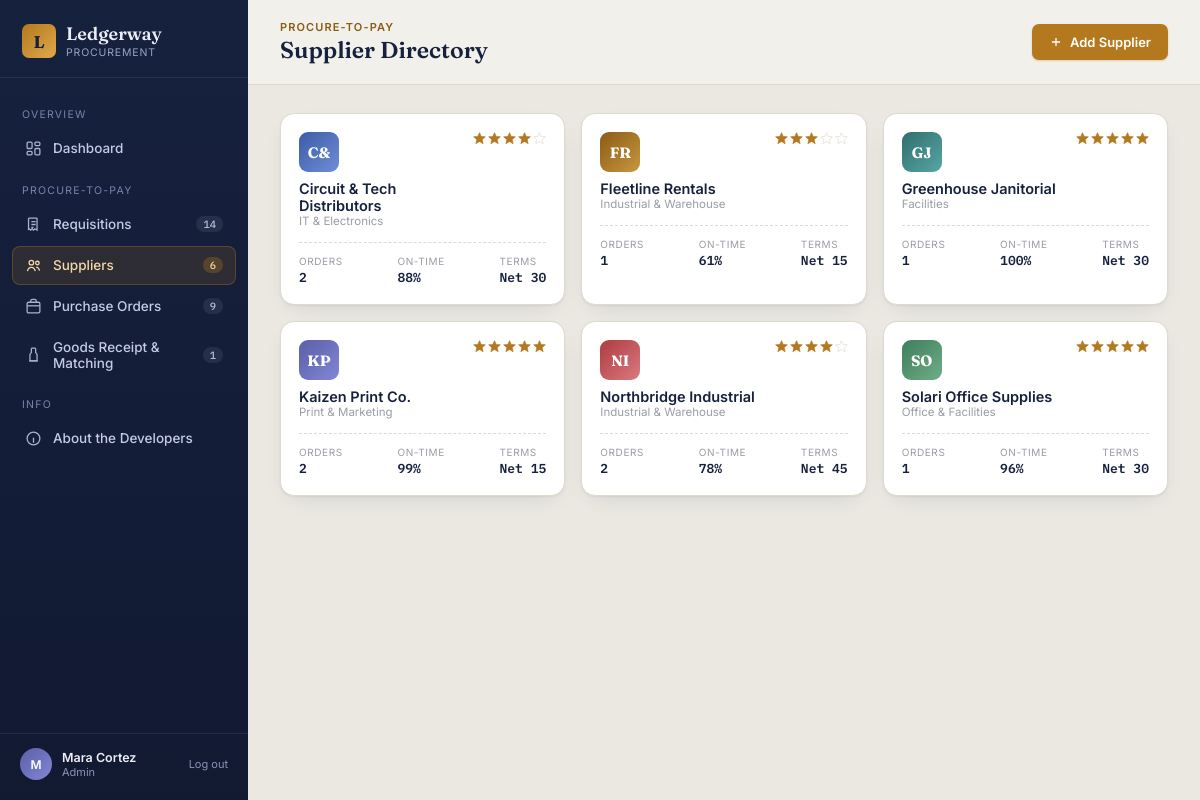
Page /suppliers.php (signed in) on the committed database.
### tables this page shows
CREATE TABLE users (
  user_id INT AUTO_INCREMENT PRIMARY KEY,
  name VARCHAR(100) NOT NULL,
  email VARCHAR(150) NOT NULL UNIQUE,
  password_hash VARCHAR(255) NOT NULL,
  role ENUM('employee','manager','procurement_officer','admin') NOT NULL DEFAULT 'employee',
  department_id INT NULL,
  created_at TIMESTAMP DEFAULT CURRENT_TIMESTAMP,
  FOREIGN KEY (department_id) REFERENCES departments(department_id) ON DELETE SET NULL
);

CREATE TABLE suppliers (
  supplier_id INT AUTO_INCREMENT PRIMARY KEY,
  name VARCHAR(150) NOT NULL,
  category VARCHAR(100) NOT NULL,
  contact_name VARCHAR(100),
  email VARCHAR(150),
  phone VARCHAR(50),
  address VARCHAR(255),
  payment_terms VARCHAR(50) DEFAULT 'Net 30',
  contract_start DATE NULL,
  contract_end DATE NULL,
  status ENUM('active','inactive') NOT NULL DEFAULT 'active',
  created_at TIMESTAMP DEFAULT CURRENT_TIMESTAMP
);

### includes/auth.php (called while the page is built, shortened)
<?php
function current_user($pdo) {
    static $cached = null;
    if ($cached) return $cached;
    $stmt = $pdo->prepare("SELECT u.*, d.name AS department_name FROM users u
                            LEFT JOIN departments d ON d.department_id = u.department_id
                            WHERE u.user_id = ?");
    $stmt->execute([$_SESSION['user_id']]);
    $cached = $stmt->fetch();
    return $cached;
}
function has_role($roles) {
    $role = $_SESSION['role'] ?? null;
    if ($role === 'admin') return true;
    return in_array($role, (array)$roles, true);
}

### suppliers.php (the view, shortened to what this page needs)
<?php
require __DIR__ . '/config/db.php';
require __DIR__ . '/includes/auth.php';
require __DIR__ . '/includes/functions.php';
$me = current_user($pdo);
$suppliers = $pdo->query("
    SELECT s.*,
           COALESCE(AVG(r.delivery_score),0) avg_delivery,
           COALESCE(AVG(r.quality_score),0) avg_quality,
           COALESCE(AVG(r.cost_score),0) avg_cost,
           (SELECT COUNT(*) FROM purchase_orders po WHERE po.supplier_id = s.supplier_id) order_count
    FROM suppliers s
    LEFT JOIN supplier_ratings r ON r.supplier_id = s.supplier_id
    GROUP BY s.supplier_id
    ORDER BY s.name
")->fetchAll();
$logoColors = ['#3B5BA6,#6E8FD6', '#8A5C15,#C9973F', '#2E6F6E,#57A6A4', '#5B5FA6,#8286D6', '#AD3B41,#D97A7F', '#3F7D5C,#6FAE87'];
$active = 'suppliers';
$pageEyebrow = 'Procure-to-Pay';
$pageTitle = 'Supplier Directory';
$mainBtn = has_role(['procurement_officer','admin']) ? ['label' => 'Add Supplier', 'modal' => 'modal-new-supplier'] : null;
require __DIR__ . '/includes/header.php';
?>
<div class="supplier-grid">
  <?php foreach ($suppliers as $i => $s):
      $overall = ($s['avg_delivery'] + $s['avg_quality'] + $s['avg_cost']) / 3;
      $gradient = $logoColors[$i % count($logoColors)];
      $initials = strtoupper(substr(preg_replace('/[^A-Za-z ]/','',$s['name']),0,1) . (strpos($s['name'],' ') ? substr($s['name'], strpos($s['name'],' ')+1, 1) : ''));
  ?>
  <div class="supplier-card linked" onclick="location.href='supplier_view.php?id=<?= $s['supplier_id'] ?>'">
    <div class="supplier-top">
      <div>
        <div class="supplier-logo" style="background:linear-gradient(135deg,<?= $gradient ?>)"><?= e($initials) ?></div>
        <div class="supplier-name" style="margin-top:8px;"><?= e($s['name']) ?></div>
        <div class="supplier-cat"><?= e($s['category']) ?></div>
      </div>
      <?= stars($overall) ?>
    </div>
    <div class="supplier-meta">
      <div class="meta-block"><div class="meta-label">Orders</div><div class="meta-val"><?= (int)$s['order_count'] ?></div></div>
      <div class="meta-block"><div class="meta-label">On-time</div><div class="meta-val"><?= round($s['avg_delivery']) ?>%</div></div>
      <div class="meta-block"><div class="meta-label">Terms</div><div class="meta-val"><?= e($s['payment_terms']) ?></div></div>
    </div>
  </div>
  <?php endforeach; ?>
</div>
<?php require __DIR__ . '/includes/footer.php'; ?>

### includes/header.php (shortened to what this page needs)
<?php
$me = current_user($pdo);
$active      = $active ?? 'dashboard';
$pageEyebrow = $pageEyebrow ?? 'Overview';
$pageTitle   = $pageTitle ?? 'Ledgerway';
$mainBtn     = $mainBtn ?? null;
function nav_count($pdo, $sql) {
    try { return (int)$pdo->query($sql)->fetchColumn(); } catch (\Throwable $e) { return 0; }
}
$countReq   = nav_count($pdo, "SELECT COUNT(*) FROM requisitions");
$countSup   = nav_count($pdo, "SELECT COUNT(*) FROM suppliers");
$countPO    = nav_count($pdo, "SELECT COUNT(*) FROM purchase_orders");
$countMatch = nav_count($pdo, "SELECT COUNT(*) FROM invoice_matching WHERE match_status != 'matched' OR payment_approved = 0");
?>
<!DOCTYPE html>
<html lang="en">
<head>
<link rel="stylesheet" href="assets/css/style.css">
</head>
<body>
<div class="app">
  <aside class="sidebar">
    <div class="brand">
      <div class="brand-mark">L</div>
      <div>
        <div class="brand-name">Ledgerway</div>
        <div class="brand-sub">Procurement</div>
      </div>
    </div>
    <nav class="nav">
      <div class="nav-label">Overview</div>
      <a class="nav-item <?= $active==='dashboard'?'active':'' ?>" href="index.php">
        <svg viewBox="0 0 24 24" fill="none" stroke="currentColor" stroke-width="1.8"><rect x="3" y="3" width="7" height="9" rx="1.5"/><rect x="14" y="3" width="7" height="5" rx="1.5"/><rect x="14" y="12" width="7" height="9" rx="1.5"/><rect x="3" y="16" width="7" height="5" rx="1.5"/></svg>
        Dashboard
      </a>
      <div class="nav-label">Procure-to-Pay</div>
      <a class="nav-item <?= $active==='requisitions'?'active':'' ?>" href="requisitions.php">
        <svg viewBox="0 0 24 24" fill="none" stroke="currentColor" stroke-width="1.8"><path d="M8 3h8a1 1 0 0 1 1 1v16l-3-2-2 2-2-2-2 2-2-2-1 .7V4a1 1 0 0 1 1-1z"/><path d="M9 8h6M9 12h6M9 16h3"/></svg>
        Requisitions <span class="nav-count"><?= $countReq ?></span>
      </a>
      <a class="nav-item <?= $active==='suppliers'?'active':'' ?>" href="suppliers.php">
        <svg viewBox="0 0 24 24" fill="none" stroke="currentColor" stroke-width="1.8"><circle cx="9" cy="8" r="3.2"/><path d="M3.5 20c.7-3.4 3-5.3 5.5-5.3S13.8 16.6 14.5 20"/><circle cx="17.5" cy="8.5" r="2.5"/><path d="M15.8 14.3c2.4.2 4.1 2 4.7 5"/></svg>
        Suppliers <span class="nav-count"><?= $countSup ?></span>
      </a>
      <a class="nav-item <?= $active==='orders'?'active':'' ?>" href="purchase_orders.php">
        <svg viewBox="0 0 24 24" fill="none" stroke="currentColor" stroke-width="1.8"><rect x="3" y="6" width="18" height="15" rx="2"/><path d="M8 6V4.5A2.5 2.5 0 0 1 10.5 2h3A2.5 2.5 0 0 1 16 4.5V6"/><path d="M3 11h18"/></svg>
        Purchase Orders <span class="nav-count"><?= $countPO ?></span>
      </a>
      <a class="nav-item <?= $active==='matching'?'active':'' ?>" href="goods_receipt.php">
        <svg viewBox="0 0 24 24" fill="none" stroke="currentColor" stroke-width="1.8"><path d="M9 3v6l-2 3v9h10v-9l-2-3V3"/><path d="M9 3h6M6 21h12"/></svg>
        Goods Receipt &amp; Matching <span class="nav-count"><?= $countMatch ?></span>
      </a>
      <div class="nav-label">Info</div>
      <a class="nav-item <?= $active==='about'?'active':'' ?>" href="about.php">
        <svg viewBox="0 0 24 24" fill="none" stroke="currentColor" stroke-width="1.8"><circle cx="12" cy="12" r="9"/><path d="M12 8h.01M11 12h1v5h1"/></svg>
        About the Developers
      </a>
    </nav>
    <div class="sidebar-foot">
      <div class="avatar"><?= e(strtoupper(substr($me['name'] ?? '?', 0, 1))) ?></div>
      <div>
        <div class="who-name"><?= e($me['name'] ?? 'Guest') ?></div>
        <div class="who-role"><?= e(ucwords(str_replace('_',' ', $me['role'] ?? ''))) ?></div>
      </div>
      <a class="logout-link" href="actions/logout.php">Log out</a>
    </div>
  </aside>
  <div class="main">
    <div class="topbar">
      <div>
        <div class="topbar-eyebrow"><?= e($pageEyebrow) ?></div>
        <div class="topbar-title"><?= e($pageTitle) ?></div>
      </div>
      <div class="topbar-actions">
        <?php if ($mainBtn): ?>
        <button class="btn btn-primary" onclick="openModal('<?= e($mainBtn['modal']) ?>')">
          <svg viewBox="0 0 24 24" fill="none" stroke="currentColor" stroke-width="2.2"><path d="M12 5v14M5 12h14"/></svg>
          <?= e($mainBtn['label']) ?>
        </button>
        <?php endif; ?>
      </div>
    </div>
    <section class="view">

### includes/functions.php (shortened to what this page needs)
<?php
function e(?string $value): string {
    return htmlspecialchars($value ?? '', ENT_QUOTES, 'UTF-8');
}
function stars(float $percent): string {
    $count = max(0, min(5, round($percent / 20)));
    $html = '<span class="stars">';
    for ($i = 1; $i <= 5; $i++) {
        $cls = $i <= $count ? 'star-fill' : 'star-empty';
        $html .= '<svg class="' . $cls . '" viewBox="0 0 20 20"><path d="M10 1l2.6 5.8 6.4.6-4.8 4.3 1.4 6.3-5.6-3.4-5.6 3.4 1.4-6.3L1 7.4l6.4-.6z"/></svg>';
    }
    $html .= '</span>';
    return $html;
}

### rows in the picture
users: name "M", name "Mara Cortez", role "Admin"
suppliers: name "C&", name "Circuit & Tech Distributors", category "IT & Electronics", order_count "2", avg_delivery "88", payment_terms "Net 30"
suppliers: name "FR", name "Fleetline Rentals", category "Industrial & Warehouse", order_count "1", avg_delivery "61", payment_terms "Net 15"
suppliers: name "GJ", name "Greenhouse Janitorial", category "Facilities", order_count "1", avg_delivery "100", payment_terms "Net 30"
suppliers: name "KP", name "Kaizen Print Co.", category "Print & Marketing", order_count "2", avg_delivery "99", payment_terms "Net 15"
suppliers: name "NI", name "Northbridge Industrial", category "Industrial & Warehouse", order_count "2", avg_delivery "78", payment_terms "Net 45"
suppliers: name "SO", name "Solari Office Supplies", category "Office & Facilities", order_count "1", avg_delivery "96", payment_terms "Net 30"

### other values in the picture
$countReq "14"
$countSup "6"
$countPO "9"
$countMatch "1"
$pageEyebrow "PROCURE-TO-PAY"
$pageTitle "Supplier Directory"
$mainBtn['label'] "Add Supplier"
